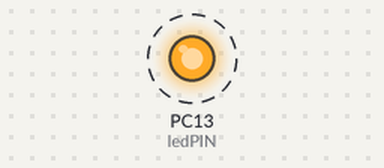
The sketch below on a simulated STM32 Blue Pill. Parts: output pins drawn as LEDs (lit = HIGH). Dashed ring = blinking.

Above: at 0.5 s.
Timing chart, 0 to 4.6 s (numbered marks = the images above):
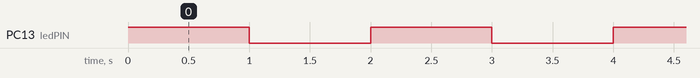

Measured:
- by itself, PC13 (ledPIN): alternates HIGH for 1.0 s and LOW for 1.0 s

The sketch:

Blink.ino
```cpp
//const int ledPIN = PB1;  //esto es lo que viene en el ejemplo pero no funciona
const int ledPIN = PC13;  // depende de cada placa

void setup()
{
  pinMode(ledPIN, OUTPUT);
}

void loop()
{
  digitalWrite(ledPIN, HIGH);
  delay(1000);
  digitalWrite(ledPIN, LOW);
  delay(1000);
}
```
